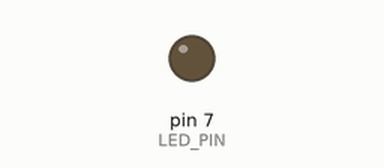
Recording of a sketch running on a simulated Arduino Uno, built with avr-gcc and run on an emulated ATmega328P. On the bench: output pins drawn as LEDs (lit = HIGH). Dashed ring = blinking. At 2.0 s the program stops and its outputs stay as they are.

Above: at 0.5 s.
At 1.75 s:
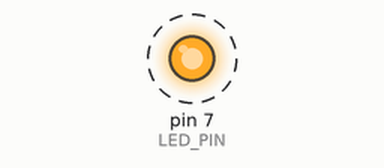
Timing chart, 0 to 3.0 s (numbered marks = the images above):
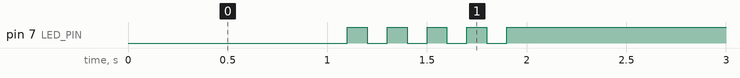

The sketch:

05_practice_2.ino
```cpp
const int LED_PIN = 7;

void setup() {
  pinMode(LED_PIN, OUTPUT);
}

void loop() {
  digitalWrite(LED_PIN, LOW);
  delay(1000);

  for (int i = 0; i < 5; i++) {
    digitalWrite(LED_PIN, LOW);   // 켜짐
    delay(100);
    digitalWrite(LED_PIN, HIGH);  // 꺼짐
    delay(100);
  }

  digitalWrite(LED_PIN, HIGH);    // LED 끄기
  while (1) {
  }
}
```

Measured:
- by itself, pin 7 (LED_PIN): alternates HIGH for 0.10 s and LOW for 0.10 s, 9 changes in all, then stays HIGH
